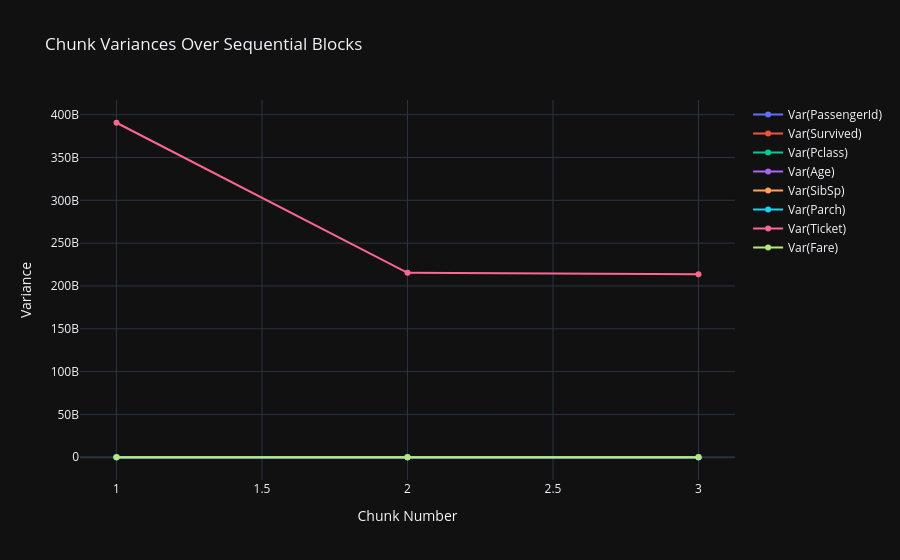

Notebook source saved alongside this figure:
### Code cell
# Test constant covariance (Box's M)
inspector.test_constant_covariance(chunks=3)

### Figure 1 — Plotly figure (JSON) as saved in the notebook; plotly's stock layout.template omitted (floating-point values rounded to 4 significant figures)
{"data": [{"mode": "lines+markers", "name": "Var(PassengerId)", "type": "scatter", "x": [1, 2, 3], "y": [8175.0, 7978.0, 6248.0]}, {"mode": "lines+markers", "name": "Var(Survived)", "type": "scatter", "x": [1, 2, 3], "y": [0.2344, 0.249, 0.2348]}, {"mode": "lines+markers", "name": "Var(Pclass)", "type": "scatter", "x": [1, 2, 3], "y": [0.6631, 0.7424, 0.6786]}, {"mode": "lines+markers", "name": "Var(Age)", "type": "scatter", "x": [1, 2, 3], "y": [225.9, 199.0, 225.7]}, {"mode": "lines+markers", "name": "Var(SibSp)", "type": "scatter", "x": [1, 2, 3], "y": [1.255, 0.5652, 0.7482]}, {"mode": "lines+markers", "name": "Var(Parch)", "type": "scatter", "x": [1, 2, 3], "y": [0.7723, 0.8094, 0.6371]}, {"mode": "lines+markers", "name": "Var(Ticket)", "type": "scatter", "x": [1, 2, 3], "y": [390600000000.0, 215300000000.0, 213800000000.0]}, {"mode": "lines+markers", "name": "Var(Fare)", "type": "scatter", "x": [1, 2, 3], "y": [1346.0, 1810.0, 1337.0]}], "layout": {"title": {"text": "Chunk Variances Over Sequential Blocks"}, "xaxis": {"title": {"text": "Chunk Number"}}, "yaxis": {"title": {"text": "Variance"}}}}
